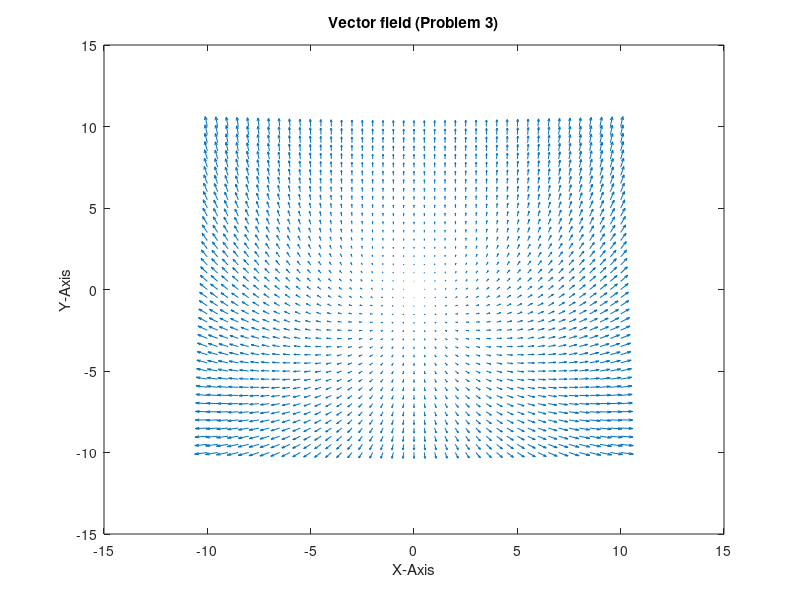
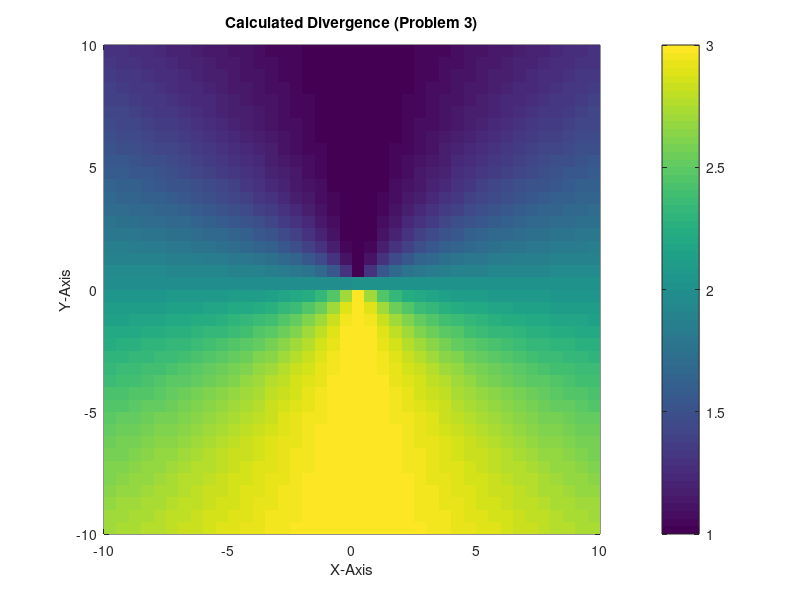
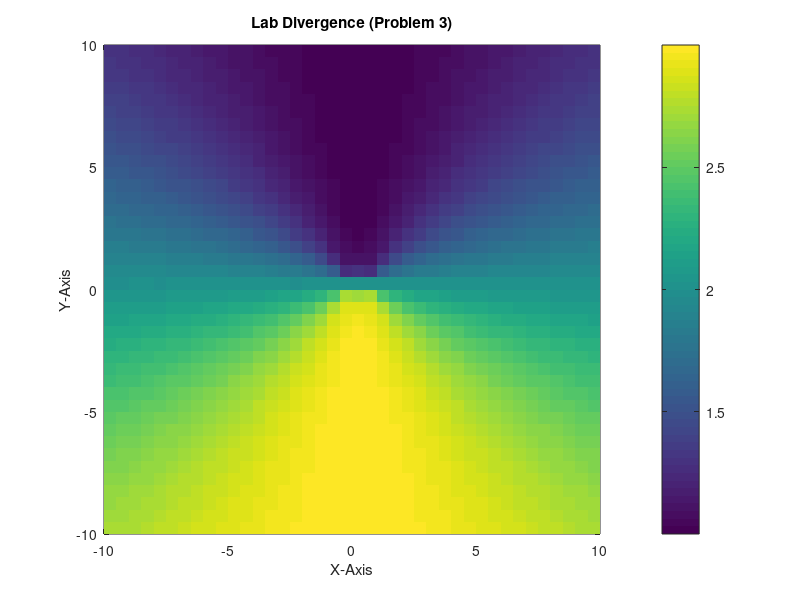
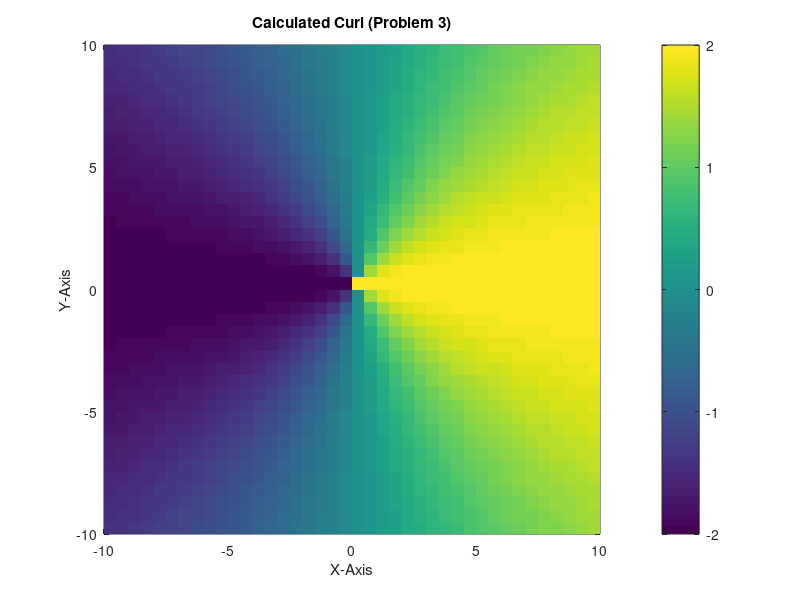

Write MATLAB code to recreate these figures, in order.
% ECE 322 - HW 2
% Edward Rees
% written 01.20.2020
% edited 01.20.2020


% clear and clean workspace and windows
clear
close all 

% variables and arrays
answer = 'Y'

%   MESHGRID   X and Y arrays for 3-D plots.
%   [X,Y] = MESHGRID(x,y) transforms the domain specified by vectors
%   x and y into arrays X and Y that can be used for the evaluation
%   of functions of two variables and 3-D surface plots.
%   The rows of the output array X are copies of the vector x and
%   the columns of the output array Y are copies of the vector y.

%[X,Y] = meshgrid(-4:.2:4, -4:.2:4);
%Z = X .* exp (-X^2-Y.^2);
%surf (X,Y,Z)

%   Quiver plot.
%   QUIVER(X,Y,U,V) plots velocity vectors as arrows with components (u,v)
%   at the points (x,y).  The matrices X,Y,U,V must all be the same size
%   and contain corresponding position and velocity components (X and Y
%   can also be vectors to specify a uniform grid).  QUIVER automatically
%   scales the arrows to fit within the grid.
%   [x,y] = meshgrid(-2:.2:2,-1:.15:1);
%   z = x .* exp(-x.^2 - y.^2); 
%   [px,py] = gradient(z,.2,.15);
%   contour(x,y,z), hold on 
%   quiver(x,y,px,py), hold off, axis image


%generate mesh grid
[x,y] = meshgrid (-10:.5:10, -10:.5:10)
phi = atan2(y,x)
r = sqrt(x.*x+y.*y)
%generate x and y values of vectors
phi_comp = r.*cos(phi)
rcomp = r
xcomp = r.*cos(phi) - r.*sin(phi).*cos(phi)
ycomp = r.*sin(phi) + r.*cos(phi).*cos(phi)



%generate divergence
calc_div=(2.-sin(phi))
lab_div=divergence(x,y,xcomp,ycomp)

%generate curl
calc_curl=(2.*cos(phi))
lab_curl=curl(x,y,xcomp,ycomp)

%generate quiver plot
quiver (x,y,xcomp,ycomp)
title('Vector field (Problem 3)')
xlabel('X-Axis')
ylabel('Y-Axis')

%generate calculated divergence plot
hold on
figure
pcolor(x,y,calc_div); shading ('flat'); colorbar
title('Calculated Divergence (Problem 3)')
xlabel('X-Axis')
ylabel('Y-Axis')

%generate lab divergence plot
hold on
figure
pcolor(x,y,lab_div); shading ('flat'); colorbar
%caxis([-1 1])
title('Lab Divergence (Problem 3)')
xlabel('X-Axis')
ylabel('Y-Axis')

%generate calc curl plot
hold on
figure
pcolor(x,y,calc_curl); shading ('flat'); colorbar
title('Calculated Curl (Problem 3)')
xlabel('X-Axis')
ylabel('Y-Axis')

%generate calc curl plot
hold on
figure
pcolor(x,y,lab_curl); shading ('flat'); colorbar
title('Lab Curl (Problem 3)')
xlabel('X-Axis')
ylabel('Y-Axis')
